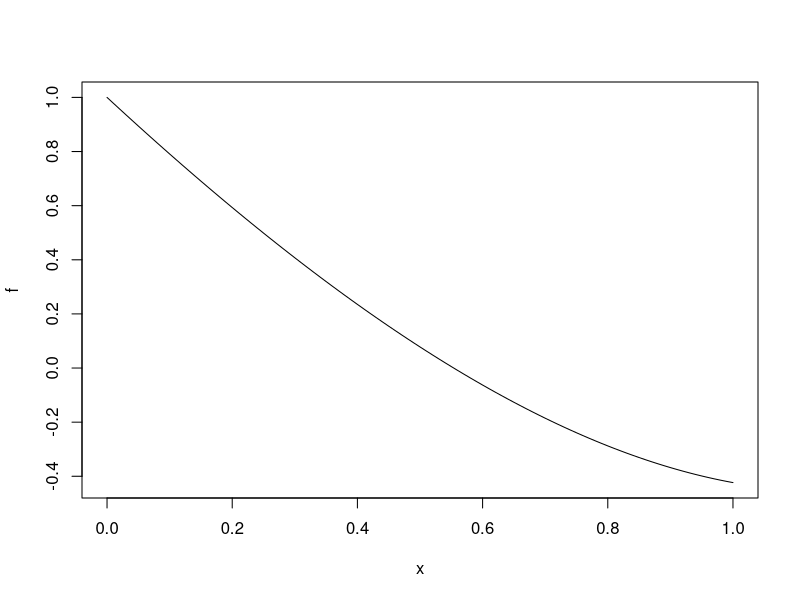
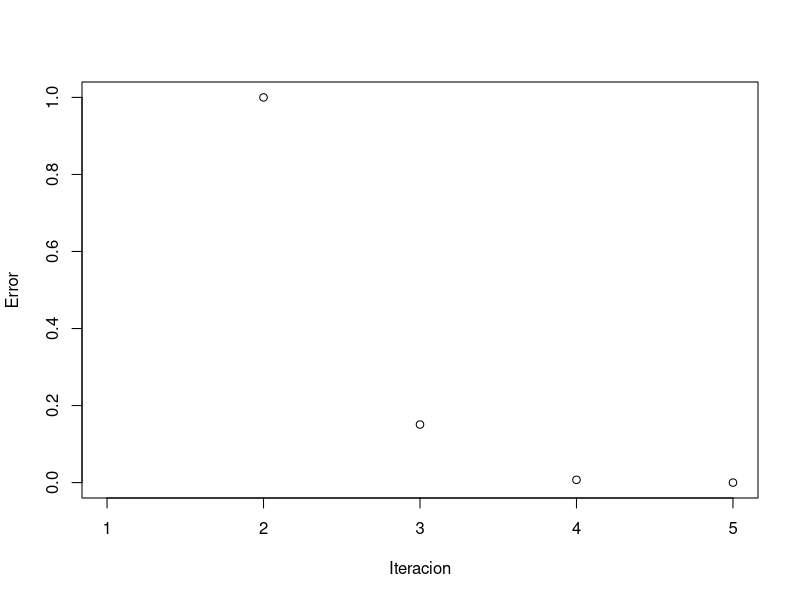
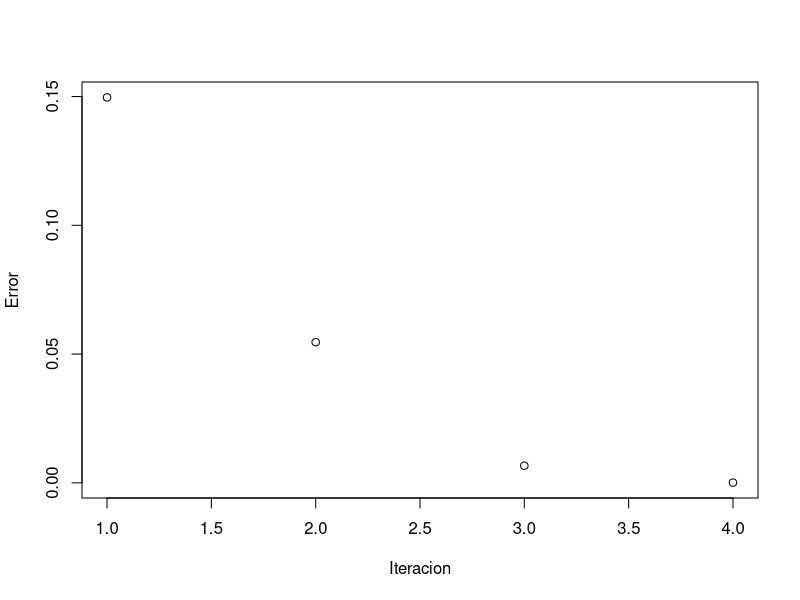
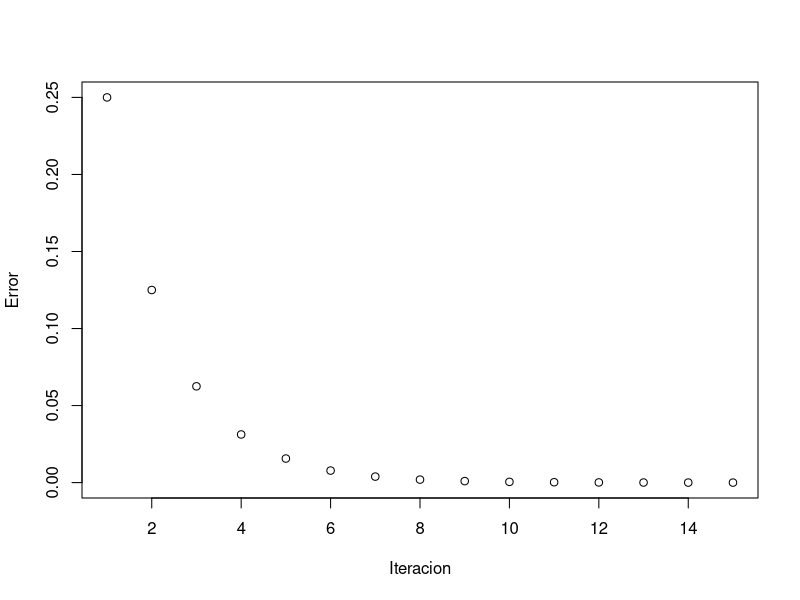
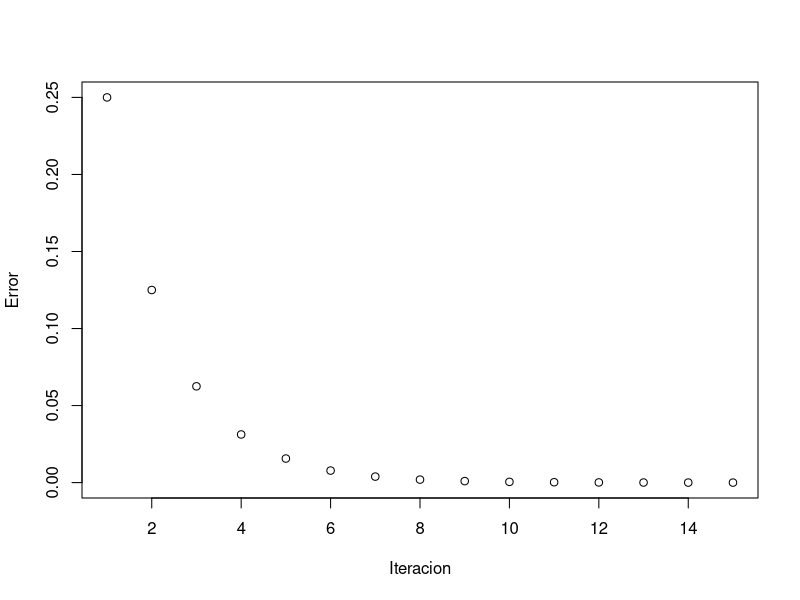
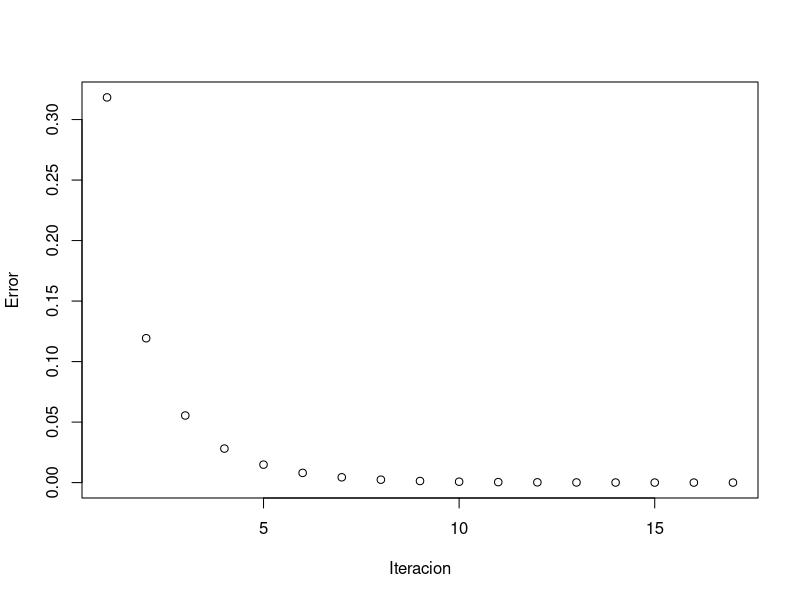

Source code (R) for these figures, in order:
## ---- chunk 1
f <- function (x) {
  return (exp(x) - pi*x)
}

plot(f)

vec <- 0

## ---- chunk 2

fprima <- function(x){
  return (exp(x) - pi)
} 

newtonR <- function(x){

  E <- 1
  error <- 1e-5
  x1<-0 
  iteraciones<-0
  vec <-0
  
  while(error < E){
    
    iteraciones <- iteraciones+1  
    x1 <- x - f(x)/fprima(x)
    E <- abs(x1-x)/abs(x1)
    x <- x1
    
    vec<-c(vec,E)
    
  }
  E <<- E
  iteraciones <<- iteraciones
  vec <<- vec
  
  return(x)
  
}


cat("Primera raiz: ", newtonR(1), "\nError: ", E , "\nIteraciones:", iteraciones)
plot(vec[2:iteraciones], xlab="Iteracion", ylab="Error")

cat("Segunda raiz: ", newtonR(2), "\nError: ", E, "\nIteraciones:", iteraciones)
plot(vec[2:iteraciones], xlab="Iteracion", ylab="Error")
## ---- chunk 3

biseccion <- function(a,b){
  
  
  E <- b-a
  error<- 1e-5
  x<-0
  iteraciones<-0
  vec <-0
  
  while (error < E){
      
    x<- (a+b)/2
    
    if(f(x)*f(a) < 0 )
      b = x
    if(f(x)*f(b) < 0)
      a = x
    
    E <- (b-a)/2
    
    vec<-c(vec,E)
    
    iteraciones<-iteraciones+1
  }
  
  vec<<-vec
  iteraciones <<- iteraciones
  E <<- E
  
  return(x)
}

E<-0

cat("La primera raiz es: ", biseccion(0,1), "\nError: ", E, "\nIteraciones:", iteraciones)
plot(vec[2:iteraciones], xlab="Iteracion", ylab="Error")

cat("La segunda raiz es: ", biseccion(1,2), "\nError: ", E, "\nIteraciones:", iteraciones)
plot(vec[2:iteraciones], xlab="Iteracion", ylab="Error")

## ---- chunk 4

g <- function (x) {
  return (exp(x)/pi)
}

puntofijo <- function(a,b){
  
  error<-1e-5
  x<- a
  E<-b-a
  iteraciones<-0
  
  
  if((g(a)-a)*(g(b)-b) > 0)
  {
    return("No existe la raiz en el intervalo especificado")
    
  }
  
  while(error < E)
  {
    x1 <- g(x)
    
    E <- abs(x1 -x)
    
    x <- x1 
      
    vec<-c(vec,E)
    
    iteraciones <- iteraciones+1
  }
  
  vec<<-vec
  iteraciones<<-iteraciones
  
  return(cat("Raiz: " , x1 , "\nError: ", E, "\nIteraciones:", iteraciones))

}

vec<-0
iteraciones<-0
## ---- chunk 5
puntofijo(0,1)

plot(vec[2:iteraciones], xlab="Iteracion", ylab="Error")
